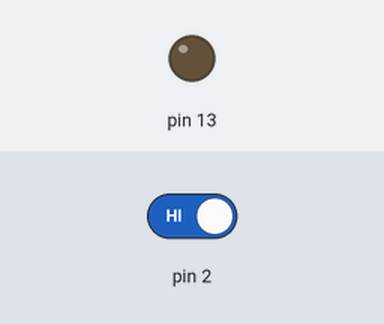
The sketch below on a simulated Arduino Uno, built with avr-gcc and run on an emulated ATmega328P. Parts: output pins drawn as LEDs (lit = HIGH). The inputs (shaded band) are chosen by the test bench; at power-on: pin 2 HIGH.

Above: at 1.2 s.
1.3 s: pin 2 driven LOW
At 1.9 s:
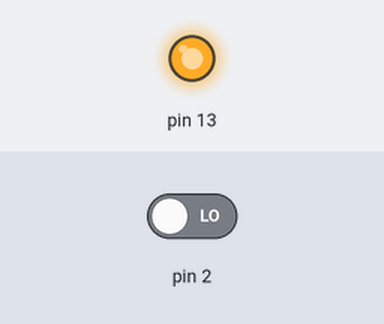
Timing chart, 0 to 4.3 s (numbered marks = the images above; inputs shaded):
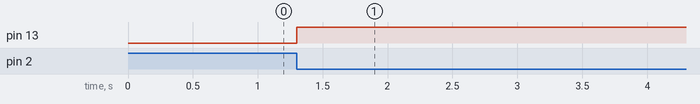

Measured:
- after the input at 1.3 s, pin 13: LOW → HIGH at once

The sketch:

led_button.ino
```cpp
// LED Button - by Harrison Shoebridge, 2016
// Uses a toggle!

int inputHistory = -1;
bool on = false;

void setup() {
  pinMode(13, OUTPUT);
  pinMode(2, INPUT);
}

void loop() {
  int inputStatus = digitalRead(2);

  if (inputStatus == LOW && inputHistory == HIGH) {
    // button was pressed

    on = !on;
  }

  inputHistory = inputStatus;

  if (on) {
    digitalWrite(13, HIGH);
  } else {
    digitalWrite(13, LOW);
  }
}
```
